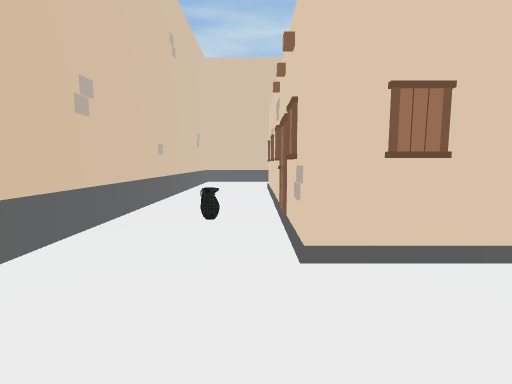
View 1 (above)

20 first-person views from a walk through a scene from a Unity 3-D project. The camera is 1.2 m above the floor, tilts 6° down and sees 85° across. The floor is counted in squares, 1 m on a side. Each view is taken from the middle of a square. On the plan, view 1 faces up. The plan holds only what a view shows up to about 13 squares ahead; the rest is blank. The place goes on beyond the plan. The player character is not drawn. Some animated figures are not drawn.

View 2
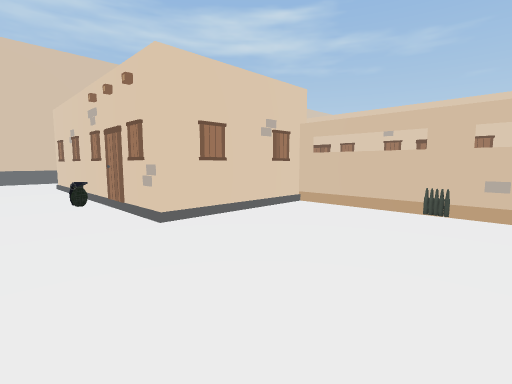

View 3
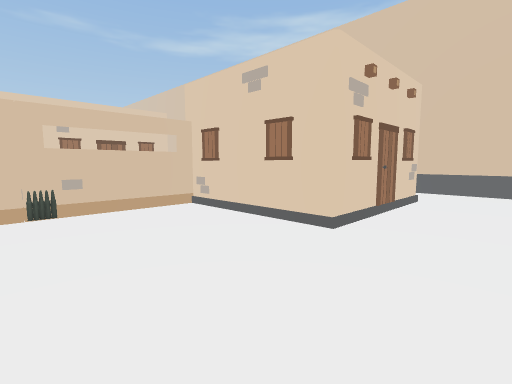

View 4
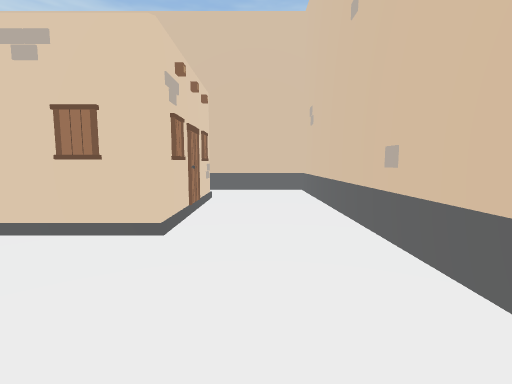

View 5
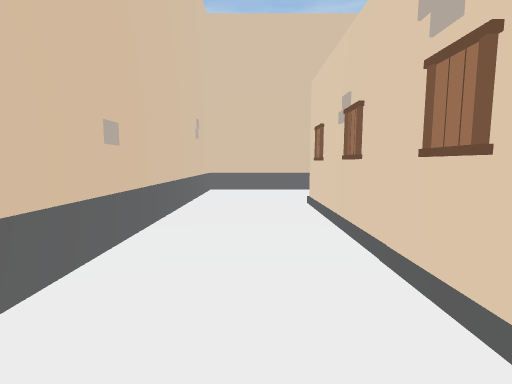

View 6
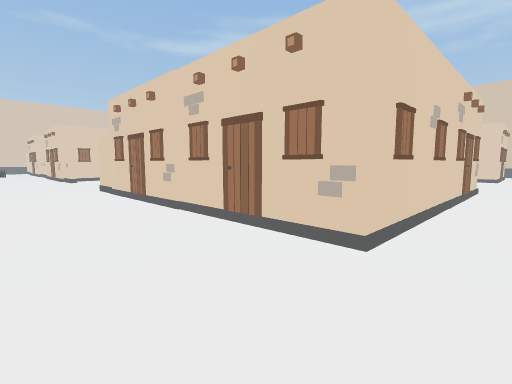

View 7
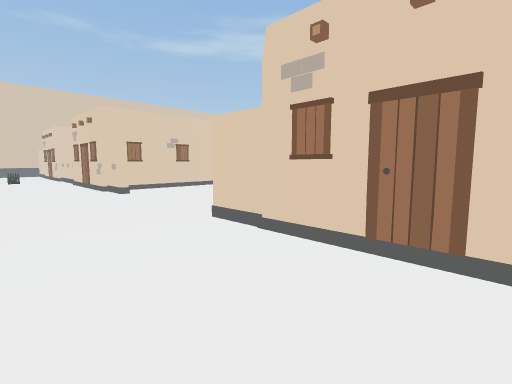

View 8
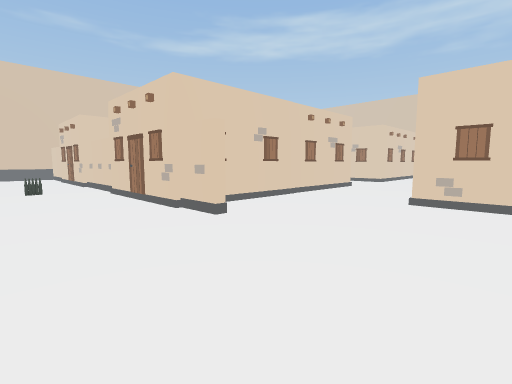

View 9
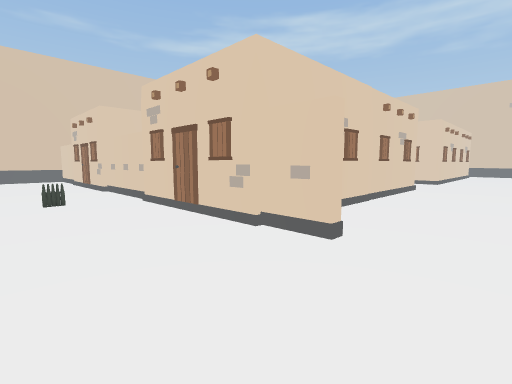

View 10
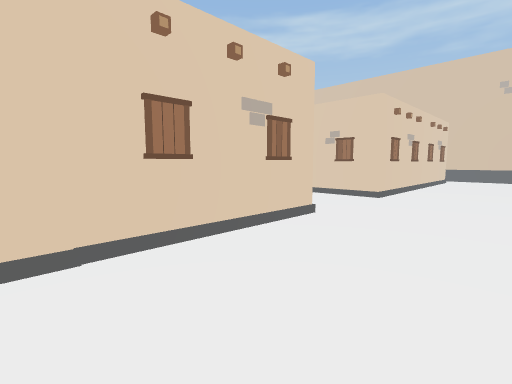

View 11
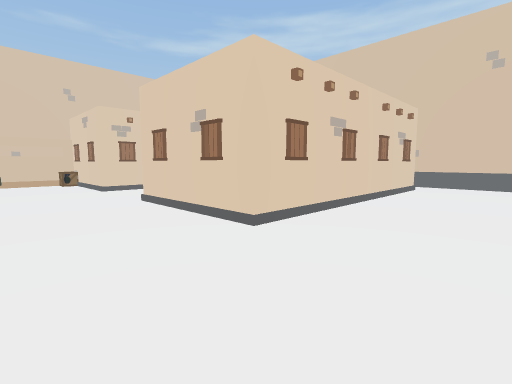

View 12
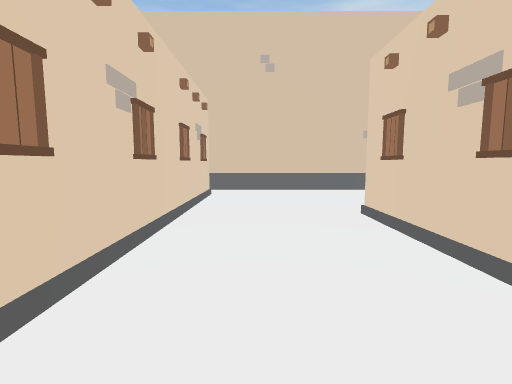

View 13
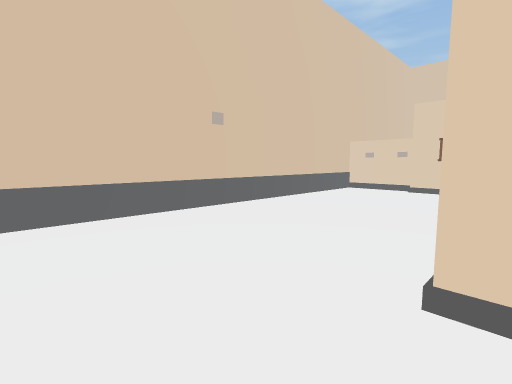

View 14
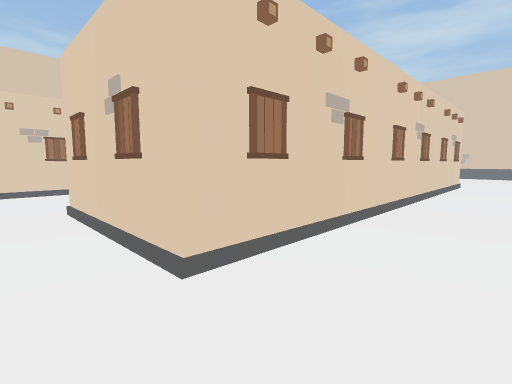

View 15
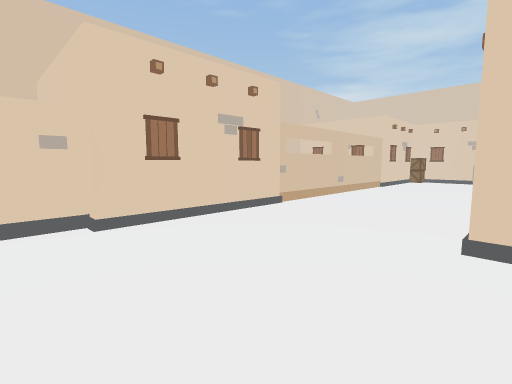

View 16
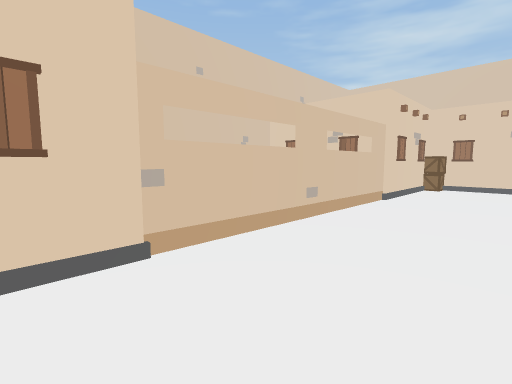

View 17
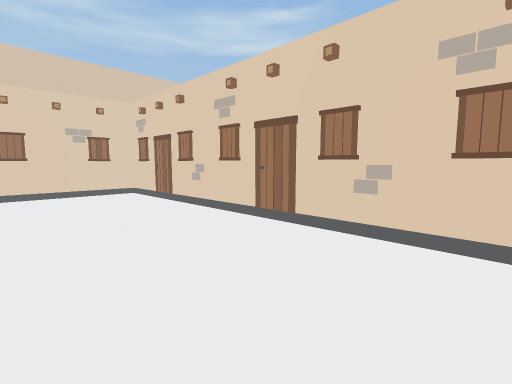

View 18
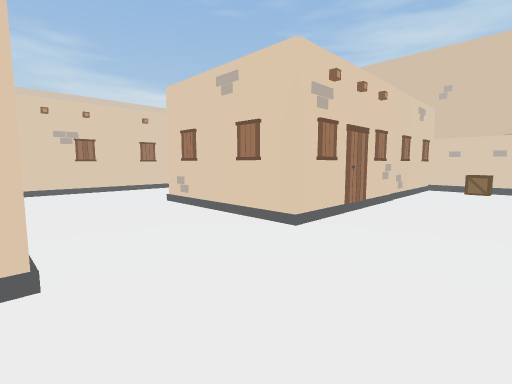

View 19
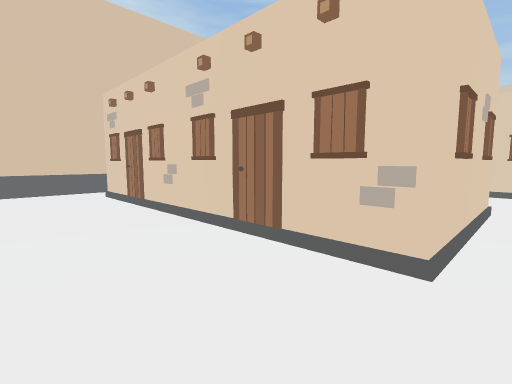

View 20
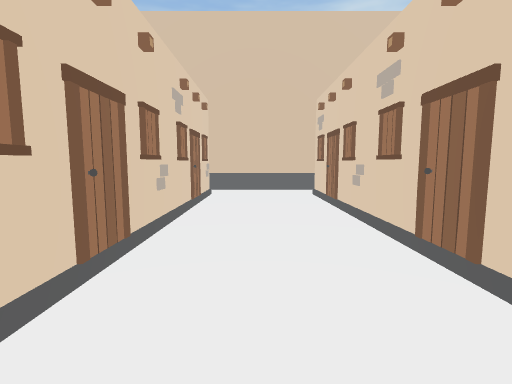

### Floor plan
Key: @ floor where view 1 was taken; # wall or solid block; . floor; O other object.
Columns run from 3 left of view 1 to 30 right of it. Each row starts with its distance up from view 1.
 18 #####
 17 #..............................
 16 #.........................O.......
 15 #.................................
 14 #.................................
 13 #...O####O######...... #####OOO O#
 12 #...##          .......#    OOO
 11 #...#           .......#    #..
 10 #...#           .......#    #...
  9 #...#           .......#    O...
  8 #...#    OO#O## #O#....#    O...
  7 #...#    O...O#   #....#    #...
  6 #...#    ....O#   #....#    #...
  5 #...#    O....#   #....#    #...
  4 #.O.O    ....O#   #....#    O...
  3 #...#O#O#.....#   O....OO#O#....
  2  .......#....O#   #...............
  1  .......#.....#   #...............
  0  ..@....#.....#   #...............
 -1  ......O#O...O#   #....#####O...##
 -2 #.......#.....#   O....#   ##...#
 -3 #.......#....O#   #....#    #...#
 -4 #.......#.....    #....#    #...#
 -5 #...#####....O    #....#    O...O
 -6 #...#   #O....#####....#    O...#
 -7 #...#   #..............#    #...#
 -8 #...#   #O.............#    #...#
 -9 #...O   #..............#    #...#
-10 #....O OO..............#    #...O
-11 #....   O...............O   ....#
-12 #####   ################   ######
-13                      ##    #

Where each view was taken, in squares from view 1:
view 1: 0 up, 0 right, facing up
view 2: 2 down, 2 left, facing up-right
view 3: 0 up, 2 left, facing down-right
view 4: 0 up, 1 left, facing down
view 5: 5 up, 1 left, facing up
view 6: 17 up, 1 left, facing down-right
view 7: 17 up, 7 right, facing down-right
view 8: 17 up, 13 right, facing down-right
view 9: 17 up, 16 right, facing down-right
view 10: 9 up, 16 right, facing down-right
view 11: 3 up, 16 right, facing down-right
view 12: 0 up, 18 right, facing down
view 13: 6 down, 18 right, facing down-left
view 14: 8 down, 18 right, facing up-left
view 15: 11 down, 11 right, facing up-left
view 16: 6 down, 9 right, facing up-left
view 17: 3 down, 6 right, facing up-right
view 18: 1 down, 28 right, facing up-left
view 19: 0 up, 28 right, facing down-left
view 20: 0 up, 27 right, facing down
